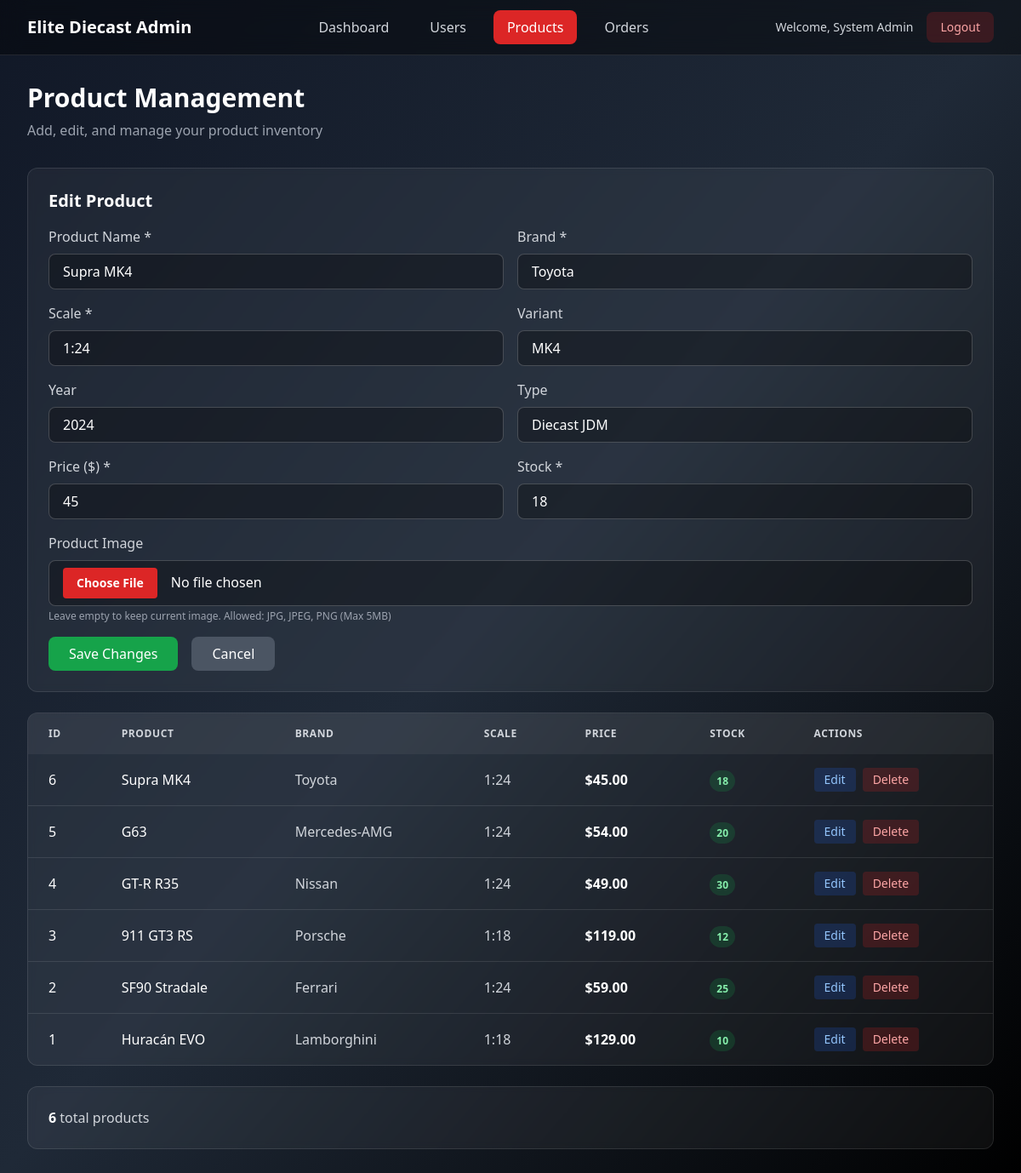
Screenshot of /admin/products.php?action=edit&id=6 (signed in) with the database file from the repository.
### tables this page shows
CREATE TABLE IF NOT EXISTS `products` (
  `id` INT UNSIGNED NOT NULL AUTO_INCREMENT,
  `name` VARCHAR(150) NOT NULL,
  `brand` VARCHAR(100) NOT NULL,
  `scale` VARCHAR(10) NOT NULL,             
  `variant` VARCHAR(120) NULL,              
  `year` SMALLINT NULL,
  `type` VARCHAR(50) NULL,                  
  `price` DECIMAL(10,2) NOT NULL,
  `stock` INT NOT NULL DEFAULT 0,
  `image_url` TEXT NULL,
  `created_at` TIMESTAMP NOT NULL DEFAULT CURRENT_TIMESTAMP,
  PRIMARY KEY (`id`)
);

### config.php (called while the page is built)
<?php
class Database
{
    private static ?\PDO $pdo = null;
    public static function getConnection(): \PDO
    {
        if (self::$pdo === null) {
            $host = '127.0.0.1';
            $db = 'car_showroom';
            $user = 'root';
            $pass = '';
            $dsn = "mysql:host=$host;dbname=$db;charset=utf8mb4";
            $options = [
                \PDO::ATTR_ERRMODE => \PDO::ERRMODE_EXCEPTION,
                \PDO::ATTR_DEFAULT_FETCH_MODE => \PDO::FETCH_ASSOC,
                \PDO::ATTR_EMULATE_PREPARES => false,
            ];
            self::$pdo = new \PDO($dsn, $user, $pass, $options);
        }
        return self::$pdo;
    }
}
?>

### admin/products.php (the view, shortened to what this page needs)
<?php
require_once __DIR__ . '/../config.php';
class Product {
    private int $id;
    private string $name;
    private string $brand;
    private string $scale;
    private ?string $variant;
    private ?int $year;
    private ?string $type;
    private float $price;
    private int $stock;
    public function __construct(
        int $id, string $name, string $brand, string $scale,
        ?string $variant, ?int $year, ?string $type,
        float $price, int $stock, ?string $imageUrl
    ) {
        $this->id = $id;
        $this->name = $name;
        $this->brand = $brand;
        $this->scale = $scale;
        $this->variant = $variant;
        $this->year = $year;
        $this->type = $type;
        $this->price = $price;
        $this->stock = $stock;
    }
    public function getId(): int { return $this->id; }
    public function getName(): string { return $this->name; }
    public function getBrand(): string { return $this->brand; }
    public function getScale(): string { return $this->scale; }
    public function getVariant(): ?string { return $this->variant; }
    public function getYear(): ?int { return $this->year; }
    public function getType(): ?string { return $this->type; }
    public function getPrice(): float { return $this->price; }
    public function getStock(): int { return $this->stock; }
}
class ProductRepository {
    private PDO $pdo;
    public function __construct(PDO $pdo) {
        $this->pdo = $pdo;
    }
    public function getAllProducts(): array {
        $stmt = $this->pdo->query('SELECT * FROM products ORDER BY id DESC');
        $products = [];
        while ($row = $stmt->fetch()) {
            $products[] = $this->createProductFromRow($row);
        }
        return $products;
    }
    public function getProductById(int $id): ?Product {
        $stmt = $this->pdo->prepare('SELECT * FROM products WHERE id = ?');
        $stmt->execute([$id]);
        $row = $stmt->fetch();
        return $row ? $this->createProductFromRow($row) : null;
    }
    private function createProductFromRow(array $row): Product {
        return new Product(
            (int)$row['id'],
            $row['name'],
            $row['brand'],
            $row['scale'],
            $row['variant'],
            $row['year'] ? (int)$row['year'] : null,
            $row['type'],
            (float)$row['price'],
            (int)$row['stock'],
            $row['image_url']
        );
    }
}
$repo = new ProductRepository(Database::getConnection());
$editProduct = null;
if (isset($_GET['action']) && $_GET['action'] === 'edit' && isset($_GET['id'])) {
    $editProduct = $repo->getProductById((int)$_GET['id']);
}
$products = $repo->getAllProducts();
$adminName = $_SESSION['admin']['name'];
?>
<!DOCTYPE html>
<html lang="en">
<head>
    <script src="https://cdn.tailwindcss.com"></script>
</head>
<body class="bg-gradient-to-br from-gray-900 via-gray-800 to-black min-h-screen">
    <nav class="bg-black/40 backdrop-blur-md border-b border-white/10">
        <div class="max-w-7xl mx-auto px-4 sm:px-6 lg:px-8">
            <div class="flex justify-between items-center h-16">
                <div class="flex items-center">
                    <h1 class="text-xl font-bold text-white">Elite Diecast Admin</h1>
                </div>
                <div class="hidden md:flex space-x-4">
                    <a href="dashboard.php" class="text-gray-300 hover:text-white hover:bg-white/10 px-4 py-2 rounded-lg transition">Dashboard</a>
                    <a href="users.php" class="text-gray-300 hover:text-white hover:bg-white/10 px-4 py-2 rounded-lg transition">Users</a>
                    <a href="products.php" class="bg-red-600 text-white px-4 py-2 rounded-lg">Products</a>
                    <a href="orders.php" class="text-gray-300 hover:text-white hover:bg-white/10 px-4 py-2 rounded-lg transition">Orders</a>
                </div>
                <div class="flex items-center space-x-4">
                    <span class="text-gray-300 text-sm">Welcome, <?php echo htmlspecialchars($adminName); ?></span>
                    <a href="logout.php" class="bg-red-600/20 hover:bg-red-600 text-red-300 hover:text-white px-4 py-2 rounded-lg transition text-sm">
                        Logout
                    </a>
                </div>
            </div>
        </div>
    </nav>
    <main class="max-w-7xl mx-auto px-4 sm:px-6 lg:px-8 py-8">
        <div class="mb-8 flex justify-between items-center">
            <div>
                <h2 class="text-3xl font-bold text-white mb-2">Product Management</h2>
                <p class="text-gray-400">Add, edit, and manage your product inventory</p>
            </div>
        </div>
        <?php if ($editProduct): ?>
            <div class="mb-6 bg-white/5 backdrop-blur-sm rounded-xl p-6 border border-white/10">
                <h3 class="text-xl font-bold text-white mb-4">Edit Product</h3>
                <form method="post" action="products.php" enctype="multipart/form-data" class="space-y-4">
                    <div class="grid grid-cols-1 md:grid-cols-2 gap-4">
                        <div>
                            <label class="block text-gray-300 mb-2">Product Name *</label>
                            <input type="text" name="name" value="<?php echo htmlspecialchars($editProduct->getName()); ?>" required
                                class="w-full px-4 py-2 bg-black/30 border border-white/20 rounded-lg text-white focus:outline-none focus:border-red-500">
                        </div>
                        <div>
                            <label class="block text-gray-300 mb-2">Brand *</label>
                            <input type="text" name="brand" value="<?php echo htmlspecialchars($editProduct->getBrand()); ?>" required
                                class="w-full px-4 py-2 bg-black/30 border border-white/20 rounded-lg text-white focus:outline-none focus:border-red-500">
                        </div>
                        <div>
                            <label class="block text-gray-300 mb-2">Scale *</label>
                            <input type="text" name="scale" value="<?php echo htmlspecialchars($editProduct->getScale()); ?>" required
                                class="w-full px-4 py-2 bg-black/30 border border-white/20 rounded-lg text-white focus:outline-none focus:border-red-500">
                        </div>
                        <div>
                            <label class="block text-gray-300 mb-2">Variant</label>
                            <input type="text" name="variant" value="<?php echo htmlspecialchars($editProduct->getVariant() ?? ''); ?>"
                                class="w-full px-4 py-2 bg-black/30 border border-white/20 rounded-lg text-white focus:outline-none focus:border-red-500">
                        </div>
                        <div>
                            <label class="block text-gray-300 mb-2">Year</label>
                            <input type="number" name="year" value="<?php echo $editProduct->getYear() ?? ''; ?>"
                                class="w-full px-4 py-2 bg-black/30 border border-white/20 rounded-lg text-white focus:outline-none focus:border-red-500">
                        </div>
                        <div>
                            <label class="block text-gray-300 mb-2">Type</label>
                            <input type="text" name="type" value="<?php echo htmlspecialchars($editProduct->getType() ?? ''); ?>"
                                class="w-full px-4 py-2 bg-black/30 border border-white/20 rounded-lg text-white focus:outline-none focus:border-red-500">
                        </div>
                        <div>
                            <label class="block text-gray-300 mb-2">Price ($) *</label>
                            <input type="number" name="price" step="0.01" min="0" value="<?php echo $editProduct->getPrice(); ?>" required
                                class="w-full px-4 py-2 bg-black/30 border border-white/20 rounded-lg text-white focus:outline-none focus:border-red-500">
                        </div>
                        <div>
                            <label class="block text-gray-300 mb-2">Stock *</label>
                            <input type="number" name="stock" min="0" value="<?php echo $editProduct->getStock(); ?>" required
                                class="w-full px-4 py-2 bg-black/30 border border-white/20 rounded-lg text-white focus:outline-none focus:border-red-500">
                        </div>
                    </div>
                    <div>
                        <label class="block text-gray-300 mb-2">Product Image</label>
                        <input type="file" name="product_image" accept="image/jpeg,image/jpg,image/png"
                            class="w-full px-4 py-2 bg-black/30 border border-white/20 rounded-lg text-white focus:outline-none focus:border-red-500
                            file:mr-4 file:py-2 file:px-4 file:rounded file:border-0 file:text-sm file:font-semibold
                            file:bg-red-600 file:text-white hover:file:bg-red-700 file:cursor-pointer">
                        <p class="text-gray-400 text-xs mt-1">Leave empty to keep current image. Allowed: JPG, JPEG, PNG (Max 5MB)</p>
                    </div>
                    <div class="flex space-x-4">
                        <button type="submit" name="update_product" class="bg-green-600 hover:bg-green-700 text-white px-6 py-2 rounded-lg transition">
                            Save Changes
                        </button>
                        <a href="products.php" class="bg-gray-600 hover:bg-gray-700 text-white px-6 py-2 rounded-lg transition inline-block">
                            Cancel
                        </a>
                    </div>
                </form>
            </div>
        <?php endif; ?>
        <div class="bg-white/5 backdrop-blur-sm rounded-xl overflow-hidden border border-white/10">
            <div class="overflow-x-auto">
                <table class="w-full">
                    <thead class="bg-white/5">
                        <tr>
                            <th class="px-6 py-4 text-left text-xs font-semibold text-gray-300 uppercase tracking-wider">ID</th>
                            <th class="px-6 py-4 text-left text-xs font-semibold text-gray-300 uppercase tracking-wider">Product</th>
                            <th class="px-6 py-4 text-left text-xs font-semibold text-gray-300 uppercase tracking-wider">Brand</th>
                            <th class="px-6 py-4 text-left text-xs font-semibold text-gray-300 uppercase tracking-wider">Scale</th>
                            <th class="px-6 py-4 text-left text-xs font-semibold text-gray-300 uppercase tracking-wider">Price</th>
                            <th class="px-6 py-4 text-left text-xs font-semibold text-gray-300 uppercase tracking-wider">Stock</th>
                            <th class="px-6 py-4 text-left text-xs font-semibold text-gray-300 uppercase tracking-wider">Actions</th>
                        </tr>
                    </thead>
                    <tbody class="divide-y divide-white/10">
                        <?php if (!empty($products)): ?>
                            <?php foreach ($products as $product): ?>
                                <tr class="hover:bg-white/5 transition">
                                    <td class="px-6 py-4 text-white"><?php echo $product->getId(); ?></td>
                                    <td class="px-6 py-4 text-white"><?php echo htmlspecialchars($product->getName()); ?></td>
                                    <td class="px-6 py-4 text-gray-300"><?php echo htmlspecialchars($product->getBrand()); ?></td>
                                    <td class="px-6 py-4 text-gray-300"><?php echo htmlspecialchars($product->getScale()); ?></td>
                                    <td class="px-6 py-4 text-white font-semibold">$<?php echo number_format($product->getPrice(), 2); ?></td>
                                    <td class="px-6 py-4">
                                        <span class="px-2 py-1 rounded-full text-xs font-semibold
                                            <?php echo $product->getStock() < 5 ? 'bg-red-600/20 text-red-300' : ($product->getStock() < 10 ? 'bg-yellow-600/20 text-yellow-300' : 'bg-green-600/20 text-green-300'); ?>">
                                            <?php echo $product->getStock(); ?>
                                        </span>
                                    </td>
                                    <td class="px-6 py-4">
                                        <div class="flex space-x-2">
                                            <a href="?action=edit&id=<?php echo $product->getId(); ?>"
                                                class="bg-blue-600/20 hover:bg-blue-600 text-blue-300 hover:text-white px-3 py-1 rounded transition text-sm">
                                                Edit
                                            </a>
                                            <a href="?action=delete&id=<?php echo $product->getId(); ?>"
                                                onclick="return confirm('Are you sure you want to delete this product?');"
                                                class="bg-red-600/20 hover:bg-red-600 text-red-300 hover:text-white px-3 py-1 rounded transition text-sm">
                                                Delete
                                            </a>
                                        </div>
                                    </td>
                                </tr>
                            <?php endforeach; ?>
                        <?php else: ?>
                            <tr>
                                <td colspan="7" class="px-6 py-8 text-center text-gray-400">No products found</td>
                            </tr>
                        <?php endif; ?>
                    </tbody>
                </table>
            </div>
        </div>
        <div class="mt-6 bg-white/5 backdrop-blur-sm rounded-xl p-6 border border-white/10">
            <p class="text-gray-300">
                <span class="font-semibold text-white"><?php echo count($products); ?></span> total products
            </p>
        </div>
    </main>
</body>
</html>

### rows the page displays
products: name "Supra MK4", brand "Toyota", scale "1:24", variant "MK4", year "2024", type "Diecast JDM", price "45", stock "18", id "6", price "45.00"
products: id "5", name "G63", brand "Mercedes-AMG", scale "1:24", price "54.00", stock "20"
products: id "4", name "GT-R R35", brand "Nissan", scale "1:24", price "49.00", stock "30"
products: id "3", name "911 GT3 RS", brand "Porsche", scale "1:18", price "119.00", stock "12"
products: id "2", name "SF90 Stradale", brand "Ferrari", scale "1:24", price "59.00", stock "25"
products: id "1", name "Huracán EVO", brand "Lamborghini", scale "1:18", price "129.00", stock "10"

### other values shown
$adminName "System Admin"
count($products) "6"
